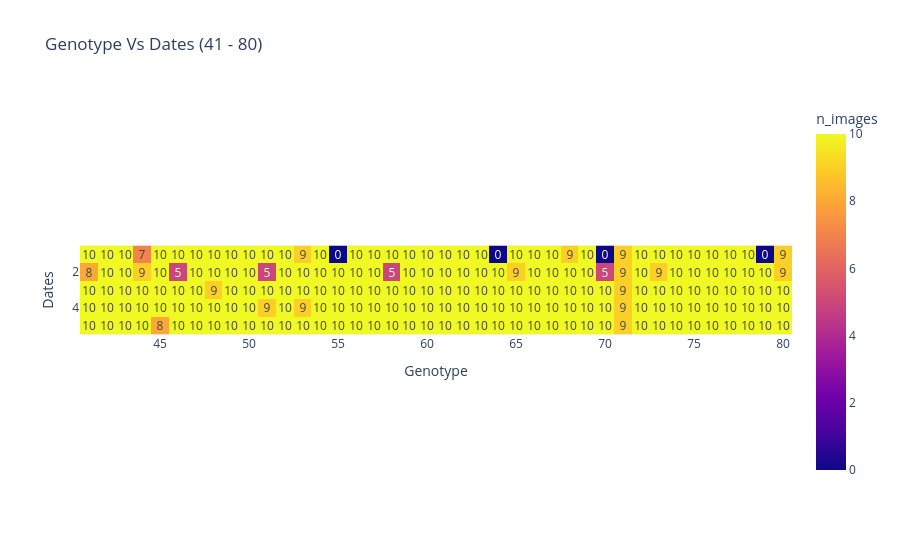

The code cell stored with this chart in its notebook:
### Code cell
px.imshow(pd.crosstab(sorghum.loc[sorghum['genotype'].isin(np.arange(41,81,1))].collection_date,
            sorghum.loc[sorghum['genotype'].isin(np.arange(41,81,1))].genotype).values,
            labels = dict(x = 'Genotype', y = 'Dates', color= 'n_images'),
            x=np.arange(41,81,1),
            y= np.arange(1,6,1),
            title = 'Genotype Vs Dates (41 - 80)',
            text_auto=True)

### Figure 1 — Plotly figure (JSON) as saved in the notebook; plotly's stock layout.template omitted (floating-point values rounded to 4 significant figures; data arrays with more than 128 entries replaced by an {"elided": "..."} marker saying what was removed)
{"data": [{"coloraxis": "coloraxis", "hovertemplate": "Genotype: %{x}<br>Dates: %{y}<br>n_images: %{z}<extra></extra>", "name": "0", "texttemplate": "%{z}", "type": "heatmap", "x": [41, 42, 43, 44, 45, 46, 47, 48, 49, 50, 51, 52, 53, 54, 55, 56, 57, 58, 59, 60, 61, 62, 63, 64, 65, 66, 67, 68, 69, 70, 71, 72, 73, 74, 75, 76, 77, 78, 79, 80], "xaxis": "x", "y": [1, 2, 3, 4, 5], "yaxis": "y", "z": {"elided": "5x40 int values"}}], "layout": {"coloraxis": {"colorbar": {"title": {"text": "n_images"}}, "colorscale": [[0, "#0d0887"], [0.1111, "#46039f"], [0.2222, "#7201a8"], [0.3333, "#9c179e"], [0.4444, "#bd3786"], [0.5556, "#d8576b"], [0.6667, "#ed7953"], [0.7778, "#fb9f3a"], [0.8889, "#fdca26"], [1, "#f0f921"]]}, "title": {"text": "Genotype Vs Dates (41 - 80)"}, "xaxis": {"anchor": "y", "constrain": "domain", "domain": [0, 1], "scaleanchor": "y", "title": {"text": "Genotype"}}, "yaxis": {"anchor": "x", "autorange": "reversed", "constrain": "domain", "domain": [0, 1], "title": {"text": "Dates"}}}}
